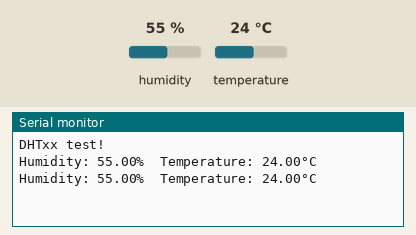
Recording of a sketch running on a simulated Arduino Uno, built with avr-gcc and run on an emulated ATmega328P. Parts: the last lines printed to the serial monitor. The test bench sets the inputs (shaded band); at power-on: humidity 55 %, temperature 24 °C.

Above: at 4.8 s.
4.9 s: humidity set to 22 %
At 7.1 s:
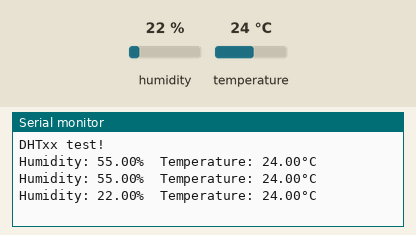
7.9 s: temperature set to 12 °C
At 9.5 s:
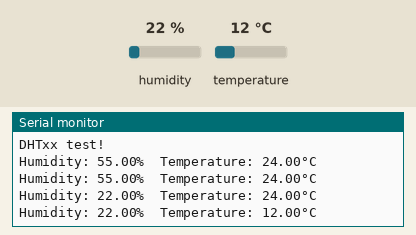
10.9 s: humidity set to 40 %
At 13.1 s:
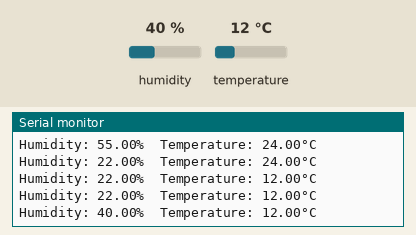
Timing chart, 0 to 14.6 s (numbered marks = the images above; inputs shaded):
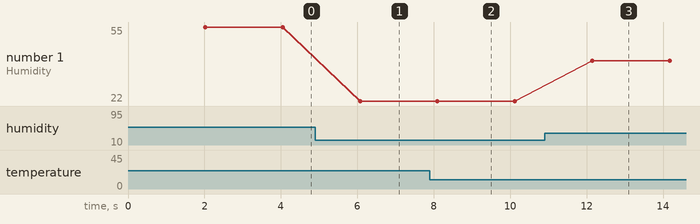

Measured:
- after the input at 4.9 s, the serial monitor: prints a new line after 1.2 s (image 1)
- after the input at 7.9 s, the serial monitor: prints a new line after 0.20 s (image 2)
- after the input at 10.9 s, the serial monitor: prints a new line after 1.2 s (image 3)
- plotted number 1: 55 → 22 after the input at 4.9 s, 22 → 40 after the input at 10.9 s

The sketch:

DHT11.ino
```cpp
//Libreria del sensor
#include "DHT.h"

//Pin digital que usaremos en el arduino
#define DHTPIN 10

//Se define el tipo de DHT11 que se usara, existe dht22
#define DHTTYPE DHT11

//Se instancia el pin y tipo de dht
DHT dht(DHTPIN, DHTTYPE);

void setup() {

  //Se inicia la comunicacion serial a 9600 baudios
  Serial.begin(9600);

  //Se imprime el inicio de la medicion del dht
  Serial.println(F("DHTxx test!"));

  //Se inicia el sensor
  dht.begin();

}

void loop() {

  //Espera dos segundos para la primera toma de datos.
  delay(2000);

   //Se lee la humedad
  float h = dht.readHumidity();

  //Se lee la temperatura
  float t = dht.readTemperature();

  //Comprobacion de que los bits de lectura sean correctos
  if (isnan(h) || isnan(t)) {
    Serial.println(F("Fallo al leer el sensor DHT11!"));
    return;
  }

  Serial.print(F("Humidity: "));
  Serial.print(h);
  Serial.print(F("%  Temperature: "));
  Serial.print(t);
  Serial.println(F("°C "));


}
```
